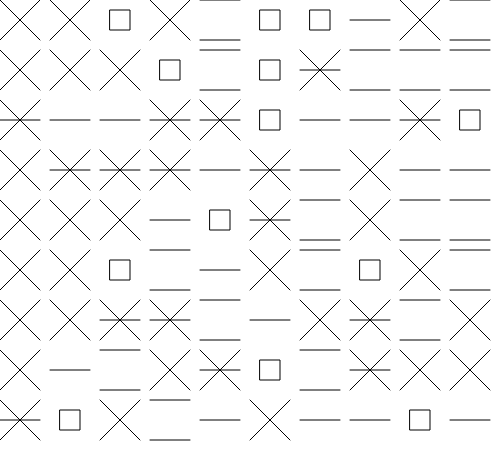
Frame 1 (no input)
Frame 60 (no input): identical to frame 1, image omitted
Frame 120 (the mouse pressed at the canvas centre since frame 60): identical to frame 1, image omitted

The p5.js sketch that drew this single still picture (run headless with seeded random() and noise() and a simulated clock; from frame 60 on, the mouse is pressed at the canvas centre):

// p5.js sketch
// ── sketch.js
let gridWidth = 10;
let gridHeight = 9;
let cellSize;
let grid = [];

function setup() {
  createCanvas(500, 450);
  cellSize = width / gridWidth; // sunu izmers
  rollDice(); // metam kaulinu
  generateGrid();
}

function draw() {
  background(255);


  for (let x = 0; x < gridWidth; x++) {
    for (let y = 0; y < gridHeight; y++) {
      let xPos = x * cellSize;
      let yPos = y * cellSize;

      
      let symbol = grid[x][y];
      drawSymbol(xPos, yPos, symbol);
    }
  }
}

function rollDice() {
  return floor(random(1, 7)); // random cipars no 1 lidz 6
}

function generateGrid() {
  
  for (let x = 0; x < gridWidth; x++) {
    grid[x] = [];
    for (let y = 0; y < gridHeight; y++) {
      grid[x][y] = rollDice();
    }
  }
}

function drawSymbol(x, y, sides) {
  let symbolSize = cellSize * 0.8;

  
  switch (sides) {
    case 1:
      line(x, y + symbolSize / 2, x + symbolSize, y + symbolSize / 2); // 1- linija
      break;
    case 2:
      line(x, y, x + symbolSize, y + symbolSize); // 2- divas slipas linijas
      line(x, y + symbolSize, x + symbolSize, y); 
      break;
    case 3:
      line(x, y, x + symbolSize, y + symbolSize); // 3- tris slipas linijas
      line(x, y + symbolSize / 2, x + symbolSize, y + symbolSize / 2);
      line(x, y + symbolSize, x + symbolSize, y);
      break;
    case 4:
      line(x, y, x + symbolSize, y); // 4- divas linijas preti viena otrai
      line(x, y + symbolSize, x + symbolSize, y + symbolSize);
      break;
    case 5:
      line(x, y, x + symbolSize, y + symbolSize); // 5- divas linijas, krustojosas sava starpa
      line(x, y + symbolSize, x + symbolSize, y);
      break;
    case 6:
      rect(x + symbolSize / 4, y + symbolSize / 4, symbolSize / 2, symbolSize / 2); // 6- kubs
      break;
    default:
      break;
  }
}
function keyPressed() {
    if (keyCode === ENTER) { 
      generateGrid();
    }
  }
